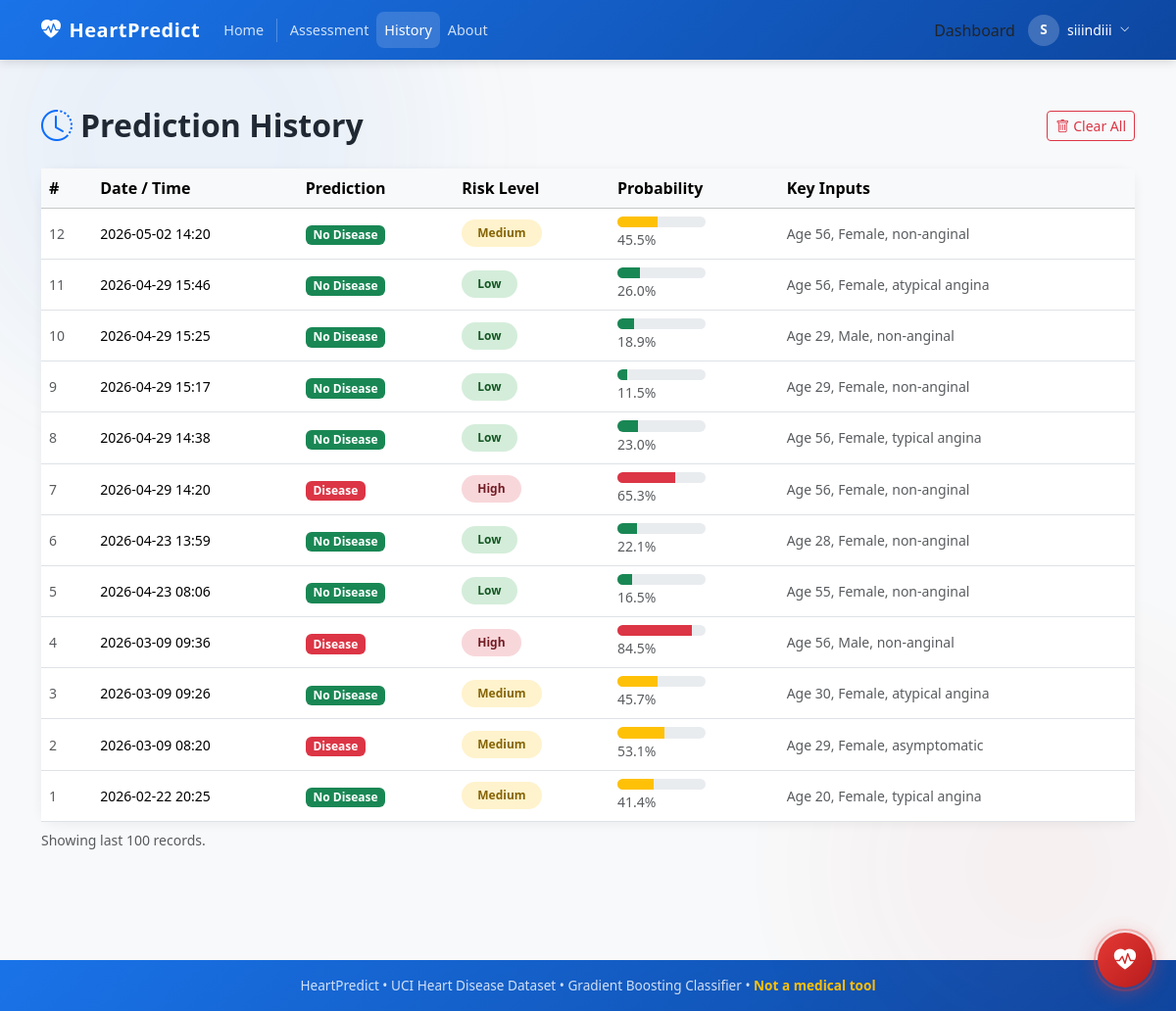
Screenshot of /history (signed in) with the database file from the repository.
### models.py (models this page shows, shortened)
class User(db.Model):
    __tablename__ = "users"
    id           = db.Column(db.Integer, primary_key=True)
    username     = db.Column(db.String(80), unique=True, nullable=False)
    email        = db.Column(db.String(120), unique=True, nullable=False)
    password_hash = db.Column(db.String(256), nullable=False)
    role         = db.Column(db.String(20), nullable=False, default='user')
    status       = db.Column(db.String(20), nullable=False, default='active')
    created_at   = db.Column(db.DateTime, default=datetime.utcnow)
    approved_at  = db.Column(db.DateTime, nullable=True)

class Prediction(db.Model):
    __tablename__ = "predictions"
    id           = db.Column(db.Integer, primary_key=True)
    user_id      = db.Column(db.Integer, db.ForeignKey('users.id'), nullable=True)
    created_at   = db.Column(db.DateTime, default=datetime.utcnow)
    input_data   = db.Column(db.Text, nullable=False)
    prediction   = db.Column(db.Integer, nullable=False)
    probability  = db.Column(db.Float, nullable=False)
    risk_level   = db.Column(db.String(20), nullable=False)
    def to_dict(self):
        import json
        return {
            "id":          self.id,
            "created_at":  self.created_at.strftime("%Y-%m-%d %H:%M"),
            "input_data":  json.loads(self.input_data),
            "prediction":  self.prediction,
            "probability": round(self.probability * 100, 1),
            "risk_level":  self.risk_level,
        }

### app.py (the view)
@app.route("/history")
@login_required
def history():
    if current_user.role == 'admin':
        records = Prediction.query.order_by(Prediction.created_at.desc()).limit(100).all()
    elif current_user.role == 'doctor' and current_user.is_approved_doctor:
        records = Prediction.query.order_by(Prediction.created_at.desc()).limit(100).all()
    else:
        records = Prediction.query.filter_by(user_id=current_user.id).order_by(Prediction.created_at.desc()).limit(100).all()
    return render_template("history.html", records=[r.to_dict() for r in records])

### auth.py (called while the page is built)
@login_manager.user_loader
def load_user(user_id):
    from models import User
    return User.query.get(int(user_id))

### templates/history.html (shortened to what this page needs)
{% extends "base.html" %}
{% block content %}
<div class="container py-5">
  <div class="d-flex justify-content-between align-items-center mb-4">
    <h2 class="fw-bold mb-0">
      <i class="bi bi-clock-history text-primary me-2"></i>Prediction History
    </h2>
    {% if records %}
    <form method="POST" action="{{ url_for('clear_history') }}"
          onsubmit="return confirm('Clear all records?')">
      <button type="submit" class="btn btn-sm btn-outline-danger">
        <i class="bi bi-trash me-1"></i>Clear All
      </button>
    </form>
    {% endif %}
  </div>
  {% if not records %}
    <div class="card text-center p-5 text-muted">
      <i class="bi bi-inbox display-3 mb-3"></i>
      <p class="mb-3">No predictions yet.</p>
      <a href="{{ url_for('predict') }}" class="btn btn-primary">Make First Prediction</a>
    </div>
  {% else %}
    <div class="card">
      <div class="table-responsive">
        <table class="table table-hover align-middle mb-0">
          <thead class="table-light">
            <tr>
              <th>#</th>
              <th>Date / Time</th>
              <th>Prediction</th>
              <th>Risk Level</th>
              <th>Probability</th>
              <th>Key Inputs</th>
            </tr>
          </thead>
          <tbody>
            {% for rec in records %}
            <tr>
              <td class="text-muted small">{{ rec.id }}</td>
              <td class="small">{{ rec.created_at }}</td>
              <td>
                {% if rec.prediction == 1 %}
                  <span class="badge bg-danger">Disease</span>
                {% else %}
                  <span class="badge bg-success">No Disease</span>
                {% endif %}
              </td>
              <td>
                <span class="badge risk-{{ rec.risk_level }} rounded-pill px-3 py-2">
                  {{ rec.risk_level }}
                </span>
              </td>
              <td>
                <div class="progress" style="width:90px; height:.7rem;">
<div class="progress-bar
                      {% if rec.risk_level == 'Low' %}bg-success
                      {% elif rec.risk_level == 'Medium' %}bg-warning
                      {% else %}bg-danger{% endif %}"
                    style="width:{{ rec.probability }}%">
                  </div>
                </div>
                <small class="text-muted">{{ rec.probability }}%</small>
              </td>
              <td class="small text-muted">
                Age {{ rec.input_data.age }},
                {{ rec.input_data.sex }},
                {{ rec.input_data.cp }}
              </td>
            </tr>
            {% endfor %}
          </tbody>
        </table>
      </div>
    </div>
    <p class="text-muted small mt-2">Showing last 100 records.</p>
  {% endif %}
</div>
{% endblock %}

### templates/base.html (shortened to what this page needs)
<!DOCTYPE html>
<html lang="en">
<head>
  <link href="https://cdn.jsdelivr.net/npm/bootstrap@5.3.3/dist/css/bootstrap.min.css"
        rel="stylesheet"/>
  <link href="https://cdn.jsdelivr.net/npm/bootstrap-icons@1.11.3/font/bootstrap-icons.css"
        rel="stylesheet"/>
  <link href="https://unpkg.com/aos@2.3.1/dist/aos.css" rel="stylesheet">
</head>
<body>
<div class="bg-atmosphere">
  <div class="blob"></div>
</div>
<nav class="navbar navbar-expand-lg navbar-dark">
  <div class="container">
    <a href="{{ url_for('index') }}" class="navbar-brand d-flex align-items-center gap-2">
      <i class="bi bi-heart-pulse-fill"></i>
      <span>HeartPredict</span>
    </a>
    <div class="collapse navbar-collapse" id="navMenu">
      <ul class="navbar-nav me-auto">
        <li class="nav-item">
          <a class="nav-link {% if request.endpoint == 'index' %}active{% endif %}"
             href="{{ url_for('index') }}">
            Home
          </a>
        </li>
        {% if current_user.is_authenticated %}
        <li class="nav-item">
          <a class="nav-link {% if request.endpoint == 'predict' %}active{% endif %}"
             href="{{ url_for('predict') }}">
            Assessment
          </a>
        </li>
        <li class="nav-item">
          <a class="nav-link {% if request.endpoint == 'history' %}active{% endif %}"
             href="{{ url_for('history') }}">
            History
          </a>
        </li>
        <li class="nav-item">
          <a class="nav-link {% if request.endpoint == 'about' %}active{% endif %}"
             href="{{ url_for('about') }}">
            About
          </a>
        </li>
        {% endif %}
      </ul>
      {% if current_user.is_authenticated %}
      <div class="d-flex align-items-center gap-2">
        <a href="{{ url_for('dashboard.redirect_dashboard') }}"
           class="nav-link d-none d-lg-block">
          Dashboard
        </a>
        <div class="dropdown">
          <button class="btn btn-link text-white text-decoration-none d-flex align-items-center gap-2 p-1"
                  data-bs-toggle="dropdown" aria-expanded="false">
            <div class="user-avatar">
              {{ current_user.username[0] | upper }}
            </div>
            <span class="d-none d-sm-inline small">{{ current_user.username }}</span>
            <i class="bi bi-chevron-down" style="font-size:0.65rem"></i>
          </button>
        </div>
      </div>
      {% else %}
      <div class="d-flex gap-2">
        <a href="{{ url_for('auth.login') }}" class="btn btn-nav-login">Login</a>
        <a href="{{ url_for('auth.register') }}" class="btn btn-light btn-sm px-3" style="border-radius:0.5rem;font-weight:500">Register</a>
      </div>
      {% endif %}
    </div>
  </div>
</nav>
<main class="pb-5">
  {% block content %}{% endblock %}
</main>
<footer class="py-3 text-center">
  <div class="container">
    <p class="mb-0">
      HeartPredict &bull; UCI Heart Disease Dataset &bull; Gradient Boosting Classifier
      &bull; <span class="text-warning fw-semibold">Not a medical tool</span>
    </p>
  </div>
</footer>
{% if current_user.is_authenticated %}
<div class="chat-fab" id="chatFab">
  <button class="fab-btn" id="chatFabBtn" aria-label="Open Heart Health Assistant">
    <i class="bi bi-heart-pulse-fill"></i>
    <span class="pulse-ring"></span>
  </button>
</div>
{% endif %}
</body>
</html>

### templates/base.html (style rules this page uses)
:root { --primary-color: #1a73e8; --primary-dark: #0d47a1; --accent-red: #c62828; --transition-smooth: cubic-bezier(0.34, 1.56, 0.64, 1); --transition-spring: cubic-bezier(0.175, 0.885, 0.32, 1.275); }
html { scroll-behavior: smooth; }
body { background: #f8f9fa; overflow-x: hidden; }
.bg-atmosphere { position: fixed; inset: 0; pointer-events: none; z-index: 0; overflow: hidden; }
.bg-atmosphere .blob { position: absolute; border-radius: 50%; filter: blur(80px); opacity: 0.06; animation: blobDrift 20s ease-in-out infinite; }
.bg-atmosphere .blob:nth-child(2) { width: 400px; height: 400px; background: var(--accent-red); bottom: -5%; right: -5%; animation-delay: -7s; opacity: 0.04; }
.card { border: none; border-radius: 1rem; box-shadow: 0 2px 12px rgba(0,0,0,.06); transition: transform 0.35s var(--transition-smooth), box-shadow 0.35s var(--transition-smooth); }
.risk-Low { background: #d4edda; color: #155724; }
.risk-Medium { background: #fff3cd; color: #856404; }
.risk-High { background: #f8d7da; color: #721c24; }
.progress .progress-bar { transition: width 1.2s var(--transition-spring); }
.btn { transition: all 0.3s var(--transition-smooth); }
footer { background: linear-gradient(135deg, var(--primary-color) 0%, var(--primary-dark) 100%); color: rgba(255,255,255,0.8); font-size: .85rem; }
.chat-fab { position: fixed; bottom: 1.5rem; right: 1.5rem; z-index: 1055; }
.chat-fab .fab-btn { width: 56px; height: 56px; border-radius: 50%; background: linear-gradient(135deg, #E53935, #B71C1C); border: none; color: #fff; display: flex; align-items: center; justify-content: center; font-size: 1.4rem; cursor: pointer; box-shadow: 0 4px 20px rgba(229,57,53,0.4); transition: transform 0.3s cubic-bezier(0.34,1.56,0.64,1), box-shadow 0.3s ease; position: relative; }
.chat-fab .fab-btn .pulse-ring { position: absolute; inset: -4px; border-radius: 50%; border: 2px solid rgba(229,57,53,0.3); animation: fabPulse 2s ease-out infinite; }
.navbar { background: linear-gradient(135deg, var(--primary-color) 0%, var(--primary-dark) 100%); box-shadow: 0 2px 10px rgba(0,0,0,0.15); padding: 0.6rem 0; transition: padding 0.3s var(--transition-smooth), box-shadow 0.3s var(--transition-smooth); }
.navbar-brand { font-weight: 700; letter-spacing: 0.5px; transition: font-size 0.3s var(--transition-smooth); }
.navbar-nav .nav-link { font-weight: 500; color: rgba(255,255,255,0.8); padding: 0.5rem 0.85rem; border-radius: 0.5rem; transition: all 0.2s; font-size: 0.9rem; }
.navbar-nav .nav-link:hover, .navbar-nav .nav-link.active { background: rgba(255,255,255,0.15); color: #fff; }
.user-avatar { width: 32px; height: 32px; background: rgba(255,255,255,0.2); border-radius: 50%; display: flex; align-items: center; justify-content: center; font-size: 0.85rem; font-weight: 600; color: #fff; }

### rows the page displays
User: username "S", username "siiindiii"
Prediction: id "12", created_at "2026-05-02 14:20", shows "No Disease", risk_level "Medium", probability "45.5", input_data.age "56", input_data.sex "Female", input_data.cp "non-anginal"
Prediction: id "11", created_at "2026-04-29 15:46", shows "No Disease", risk_level "Low", probability "26.0", input_data.age "56", input_data.sex "Female", input_data.cp "atypical angina"
Prediction: id "10", created_at "2026-04-29 15:25", shows "No Disease", risk_level "Low", probability "18.9", input_data.age "29", input_data.sex "Male", input_data.cp "non-anginal"
Prediction: id "9", created_at "2026-04-29 15:17", shows "No Disease", risk_level "Low", probability "11.5", input_data.age "29", input_data.sex "Female", input_data.cp "non-anginal"
Prediction: id "8", created_at "2026-04-29 14:38", shows "No Disease", risk_level "Low", probability "23.0", input_data.age "56", input_data.sex "Female", input_data.cp "typical angina"
Prediction: id "7", created_at "2026-04-29 14:20", shows "Disease", risk_level "High", probability "65.3", input_data.age "56", input_data.sex "Female", input_data.cp "non-anginal"
Prediction: id "6", created_at "2026-04-23 13:59", shows "No Disease", risk_level "Low", probability "22.1", input_data.age "28", input_data.sex "Female", input_data.cp "non-anginal"
Prediction: id "5", created_at "2026-04-23 08:06", shows "No Disease", risk_level "Low", probability "16.5", input_data.age "55", input_data.sex "Female", input_data.cp "non-anginal"
Prediction: id "4", created_at "2026-03-09 09:36", shows "Disease", risk_level "High", probability "84.5", input_data.age "56", input_data.sex "Male", input_data.cp "non-anginal"
Prediction: id "3", created_at "2026-03-09 09:26", shows "No Disease", risk_level "Medium", probability "45.7", input_data.age "30", input_data.sex "Female", input_data.cp "atypical angina"
Prediction: id "2", created_at "2026-03-09 08:20", shows "Disease", risk_level "Medium", probability "53.1", input_data.age "29", input_data.sex "Female", input_data.cp "asymptomatic"
Prediction: id "1", created_at "2026-02-22 20:25", shows "No Disease", risk_level "Medium", probability "41.4", input_data.age "20", input_data.sex "Female", input_data.cp "typical angina"
